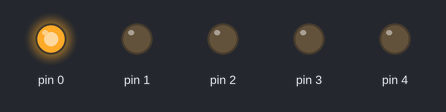
Recording of a sketch running on a simulated Arduino Uno, built with avr-gcc and run on an emulated ATmega328P. Parts: output pins drawn as LEDs (lit = HIGH).

Above: at 0.4 s.
At 2.0 s:
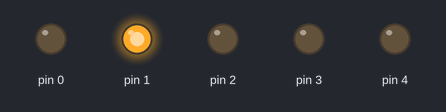
At 3.6 s:
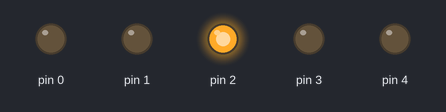
At 5.2 s:
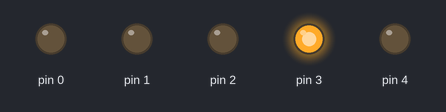
At 6.8 s:
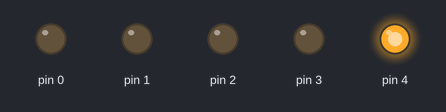
At 8.4 s:
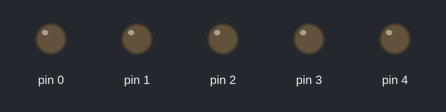
Timing chart, 0 to 12.5 s (numbered marks = the images above):
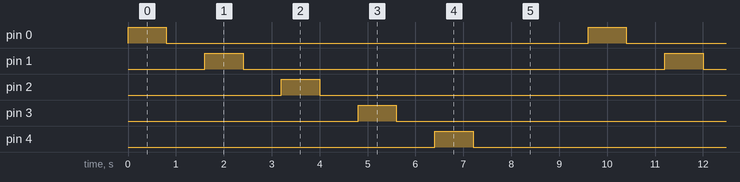

The sketch:

swanky_curcan1.ino
```cpp
// C++ code
//
void setup()
{
  pinMode(0, OUTPUT);
  pinMode(1, OUTPUT);
  pinMode(2, OUTPUT);
  pinMode(3, OUTPUT);
  pinMode(4, OUTPUT);

}

void loop()
{
  digitalWrite(0,HIGH);
  delay(800); // Wait for 1000 millisecond(s)
  digitalWrite(0, LOW);
  delay(800);
 digitalWrite(1,HIGH);
  delay(800); // Wait for 1000 millisecond(s)
  digitalWrite(1, LOW);
    delay(800);
  digitalWrite(2,HIGH);
  delay(800); // Wait for 1000 millisecond(s)
  digitalWrite(2, LOW);
    delay(800);
  digitalWrite(3,HIGH);
  delay(800); // Wait for 1000 millisecond(s)
  digitalWrite(3, LOW);
    delay(800);
  digitalWrite(4,HIGH);
  delay(800); // Wait for 1000 millisecond(s)
  digitalWrite(4,LOW);
    delay(800);
 digitalWrite(5,HIGH);
  delay(800); // Wait for 1000 millisecond(s)
  digitalWrite(5, LOW);
    delay(800);


}
```

Measured:
- by itself, pin 0–4: alternates HIGH for 0.80 s and LOW for 8.8 s
- by itself, everything shown: repeats every 9.6 s, in 10 steps
